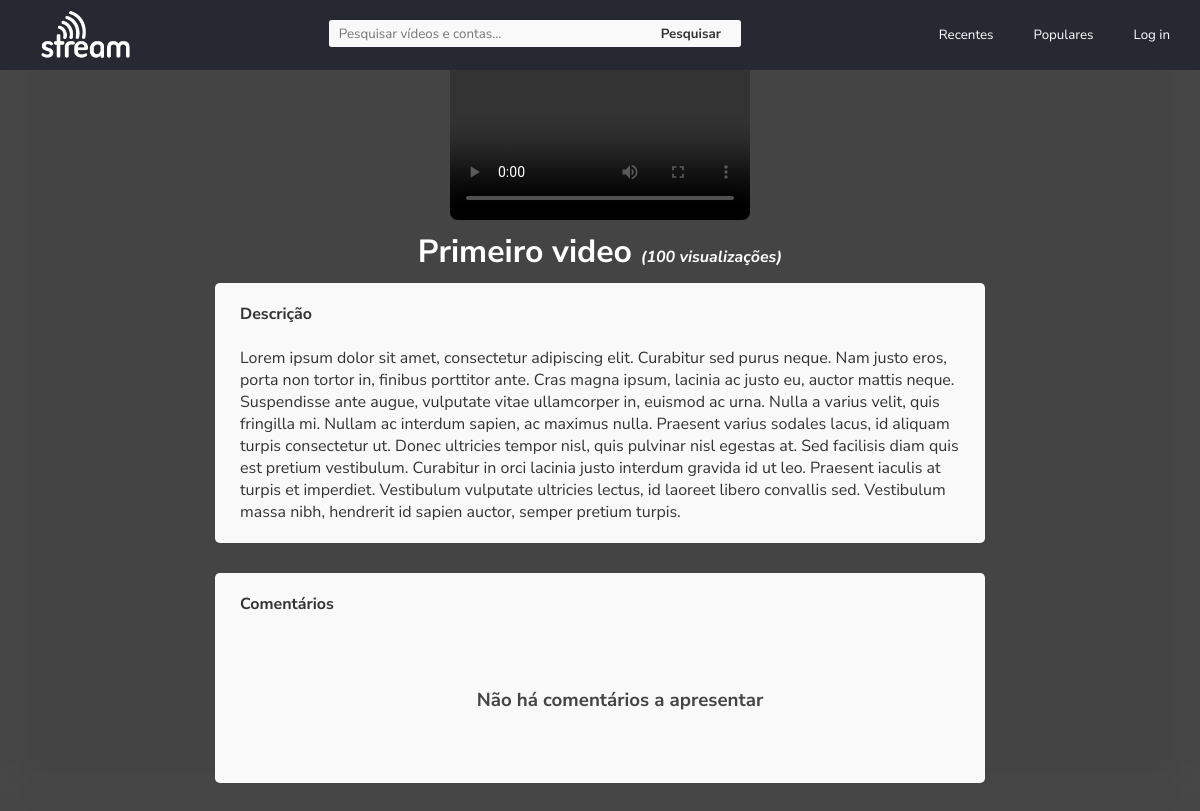
The page /video.php?id=1 on the database its author committed.
### tables this page shows
CREATE TABLE `videos` (
  `id` int(11) NOT NULL,
  `local` varchar(1000) NOT NULL,
  `nome` varchar(500) NOT NULL,
  `descricao` text NOT NULL,
  `imagem` text NOT NULL,
  `visualizacoes` int(11) NOT NULL,
  `user` text NOT NULL,
  `data` timestamp NOT NULL DEFAULT CURRENT_TIMESTAMP ON UPDATE CURRENT_TIMESTAMP
);

### video.php (the view, shortened to what this page needs)
<?php
	include("header.php");
	if (!isset($_GET["id"])) {
		echo "<script>location.href='index.php'</script>";
	}else{
		$id = mysql_real_escape_string($_GET["id"]);
		$verificar = mysql_query("SELECT * FROM videos WHERE id='$id'");
	}
	$info = mysql_fetch_assoc($verificar);
?>
<!DOCTYPE html>
<html>
<head>
</head>
<body>
	<video controls>
		<source src="uploads/<?php echo $info['local']; ?>" type="video/mp4">
	</video>
	<h1><?php echo $info['nome']; ?> <i>(<?php echo $info['visualizacoes']; ?> visualizações)</i><p></p></h1>
	<p id="desc"><strong>Descrição</strong><br /><br /><?php echo $info['descricao']; ?></p>
	<div id="comentarios">
		<strong>Comentários</strong><br /><br />
				?><form method="POST" name="comentar"><textarea name="texto" placeholder="Escrever comentário..." maxlength="500"></textarea><input type="submit" name="comentar" value="Comentar"></form><?php
			echo '<div id="comentario">';
			$get_comments = mysql_query("SELECT * FROM comentarios WHERE video='$id' ORDER BY id DESC");
			if (mysql_num_rows($get_comments)>=1) {
				while ($comment = mysql_fetch_assoc($get_comments)) {
					$user = $comment["user"];
					$get_user = mysql_query("SELECT * FROM users WHERE id='$user'");
					$user = mysql_fetch_assoc($get_user);
					?>
					<p><strong><?php echo $user["nome"]; ?> disse:</strong><br /><?php echo $comment["texto"]; ?></p>
					<?php
				}
			}else{
				echo "<h3>Não há comentários a apresentar</h3>";
			}
			echo "</div>";
		?>
	</div>
</body>
</html>

### db.php (shortened to what this page needs)
<!DOCTYPE html>
<html>
<head>
</head>
</html>

### header.php (shortened to what this page needs)
<?php
	include("db.php");
?>
<!DOCTYPE html>
<html>
<head>
</head>
<body>
	<?php
		if (isset($_COOKIE["login"]) && isset($_COOKIE["login2"])) {
			$user_id = $_COOKIE["id"];
			$email = $_COOKIE["login"];
			$password = $_COOKIE["login2"];
			$verificar = mysql_query("SELECT * FROM users WHERE email='$email' AND password='$password'");
			if (mysql_num_rows($verificar)>=1) {
				?>
				<div class="menu">
					<img src="img/logo.png" id="logo" onclick="location.href = 'index.php'" />
					<button onclick="location.href = 'logout.php'">Sair</button>
					<button onclick="location.href = 'conta.php?id=<?php echo $user_id; ?>'">O meu canal</button>
					<button onclick="location.href = 'upload.php'">Publicar</button>
					<button onclick="location.href = 'index.php'">Populares</button>
					<button>Recentes</button>
					<form>
						<input type="text" name="search" placeholder="Pesquisar vídeos e contas..."><input type="submit" name="pesquisar" value="Pesquisar">
					</form>
				</div>
				<?php
				$log = "sim";
				$get_info = mysql_fetch_assoc($verificar);
				if ($get_info["imagem"]=="" || $get_info["capa"]=="") {
					mysql_query("UPDATE users SET imagem='bg.jpeg', capa='bg.jpeg'");
				}
			}else{
				?>
				<div class="menu">
					<img src="img/logo.png" id="logo" onclick="location.href = 'index.php'" />
					<button onclick="logar();">Log in</button>
					<button onclick="location.href = 'index.php'">Populares</button>
					<button>Recentes</button>
					<form>
						<input type="text" name="search" placeholder="Pesquisar vídeos e contas..."><input type="submit" name="pesquisar" value="Pesquisar">
					</form>
				</div>
				<form id="login" method="POST">
					<h3>Iniciar sessão</h3>
					<input type="email" name="email" placeholder="Endereço e-mail" />
					<input type="password" name="password" placeholder="Palavra-passe" />
					<input type="submit" name="login" value="Entrar"><p onclick="location.href = 'registar.php'">Não tenho conta</p>
				</form>
				<script type="text/javascript">
					function logar(){
						document.getElementById("login").style.display = "block";
					}
				</script>
				<?php
				$log = "nao";
			}
		}else{
			?>
			<div class="menu">
				<img src="img/logo.png" id="logo" onclick="location.href = 'index.php'" />
				<button onclick="logar();">Log in</button>
				<button onclick="location.href = 'index.php'">Populares</button>
				<button>Recentes</button>
				<form>
					<input type="text" name="search" placeholder="Pesquisar vídeos e contas..."><input type="submit" name="pesquisar" value="Pesquisar">
				</form>
			</div>
			<?php
		}
	?>
</body>
</html>

### db.php (style rules this page uses)
* { margin: 0; outline: none; transition: all .25s ease-in-out; font-family: 'Nunito Sans', sans-serif; overflow-x: hidden; }
body { background-color: #F9F9F9; }

### header.php (style rules this page uses)
.menu { background-color: #272932; width: 100%; height: 70px; }
.menu #logo { float: left; height: 70px; margin-left: 30px; cursor: pointer; }
.menu button { float: right;; margin-right: 20px; height: 45px; padding: 7px 10px; border: none; border-radius: 0.2em; background-color: transparent; color: #FFF; margin-top: 12px; cursor: pointer; }
.menu form { padding-top: 20px; text-align: center; }
.menu input[type="text"] { display: inline-block; height: 25px; padding-left: 10px; color: #333; border: none; border-radius: 0.2em; width: 300px; background-color: #F9F9F9; border-top-right-radius: 0px; border-bottom-right-radius: 0px; }
.menu input[type="submit"] { height: 27px; width: 100px; color: #333; border: none; border-radius: 0.2em; background-color: #F9F9F9; border-top-left-radius: 0px; border-bottom-left-radius: 0px; font-weight: bold; }

### video.php (style rules this page uses)
body { background-color: #444; }
video { display: block; margin: auto; max-width: 100%; max-height: 70vh; background-color: #222; border-bottom-left-radius: 0.5em; border-bottom-right-radius: 0.5em; }
h1 { display: block; margin: auto; width: 90%; text-align: center; font-weight: bold; padding: 10px 10px; color: #FFF; }
#desc { display: block; margin: auto; width: 60%; padding: 20px 25px; background-color: #F9F9F9; border-radius: 0.3em; color: #333; margin-bottom: 30px; }
h1 i { font-size: 12pt; }
#comentarios { display: block; margin: auto; width: 60%; padding: 20px 25px; background-color: #F9F9F9; border-radius: 0.3em; color: #333; margin-bottom: 40px; }
#comentarios h3 { color: #444; width: 100%; padding: 50px 20px; text-align: center; }

### rows shown on the page
videos: nome "Primeiro video", visualizacoes "100", descricao "Lorem ipsum dolor sit amet, consectetur adipiscing elit. Curabitur sed purus neque. Nam justo eros, porta non tortor in, finibus porttitor ante. Cras magna ipsum, lacinia ac justo eu, auctor mattis neque. Suspendisse ante augue, vulputate vitae ullamcorper in, euismod ac urna. Nulla a varius velit, quis fringilla mi. Nullam ac interdum sapien, ac maximus nulla. Praesent varius sodales lacus, id aliquam turpis consectetur ut. Donec ultricies tempor nisl, quis pulvinar nisl egestas at. Sed facilisis diam quis est pretium vestibulum. Curabitur in orci lacinia justo interdum gravida id ut leo. Praesent iaculis at turpis et imperdiet. Vestibulum vulputate ultricies lectus, id laoreet libero…"
